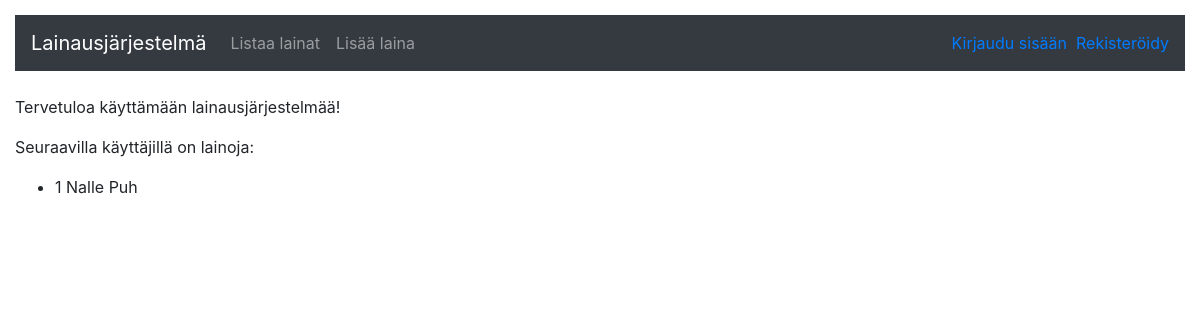
Before: / with the older database file.
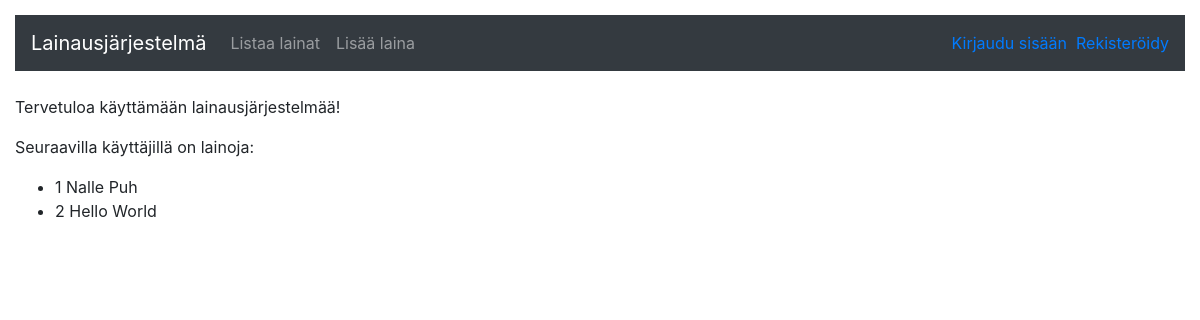
After: the same page with the newer database file.
### application/auth/models.py (models this page shows, shortened)
class User(Base):
    __tablename__ = "account"
    name = db.Column(db.String(144), nullable=False)
    username = db.Column(db.String(144), nullable=False)
    password = db.Column(db.String(144), nullable=False)
    tasks = db.relationship("Loan", backref='account', lazy=True)
    @staticmethod
    def find_users_with_no_loans():
        stmt = text("SELECT Account.id, Account.name FROM Account"
                    " LEFT JOIN Loan ON Loan.account_id = Account.id"
                    " WHERE (Loan.returned = 0)"
                    " GROUP BY Account.id"
                    " HAVING COUNT(Loan.id) > 0")
        res = db.engine.execute(stmt)
        response = []
        for row in res:
            response.append({"id":row[0], "name":row[1]})
        return response

### application/views.py (the view)
@app.route("/")
def index():
    return render_template("index.html", has_loans=User.find_users_with_no_loans())

### application/templates/index.html
{% extends "layout.html" %}
{% block body %}
  <p>
    Tervetuloa käyttämään lainausjärjestelmää!
  </p>
  {% if has_loans is defined %}
  <p>
    Seuraavilla käyttäjillä on lainoja:
  </p>
  <ul>
    {% for user in has_loans %}
    <li>
      {{user.id}} {{user.name}}
    </li>
    {% endfor %}
  </ul>
  {% endif %}
{% endblock %}

Changed rows visible on the page:
added User: id "2", name "Hello World"
